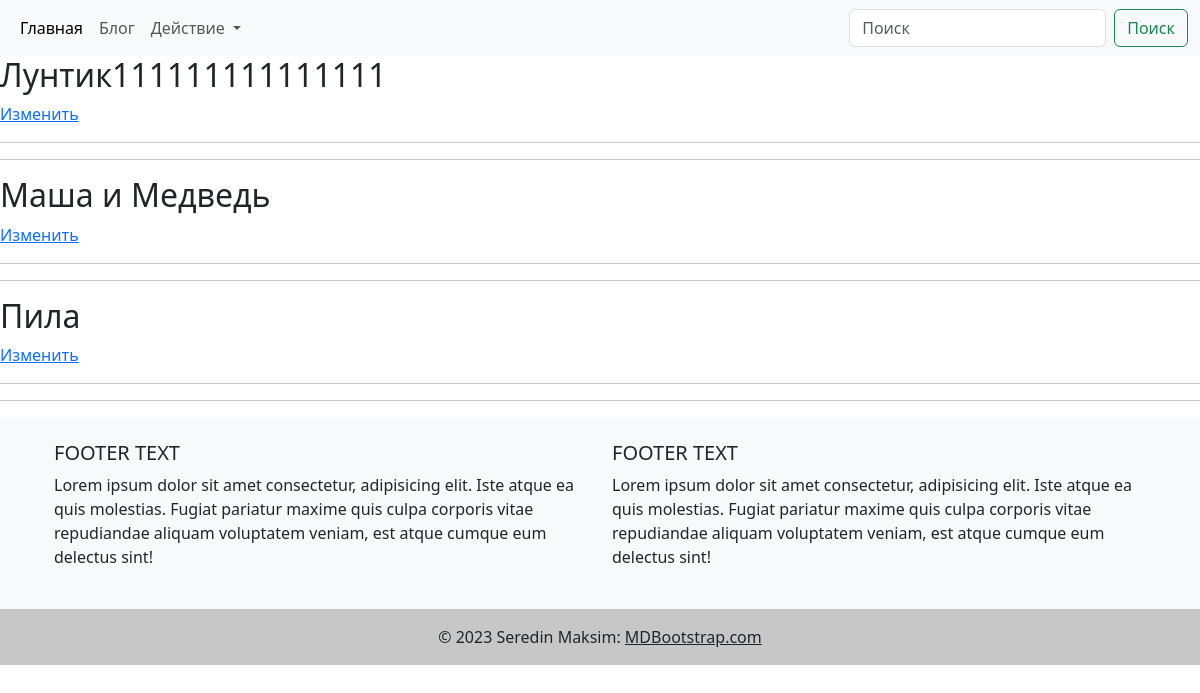
The app's page /update_list/ with its own data.
### tv_shows/models.py (models this page shows, shortened)
class TvShow(models.Model):
    CHOICE_ACT = (
        ('ДА', "ДА"),
        ('НЕТ', "НЕТ")
    )
    title = models.CharField(max_length=100)
    description = models.TextField()
    image = models.FileField(upload_to='film/', null=True)
    act = models.CharField(max_length=100, choices=CHOICE_ACT)
    cost = models.PositiveIntegerField()
    created_at = models.DateTimeField(auto_now_add=True)

### tv_shows/views.py (the view)
# urls.py: path('update_list/', views.UpdateShowView.as_view()),
class UpdateShowView(generic.ListView):
    template_name = 'crud/update_film_list.html'
    queryset = models.TvShow.objects.all()
    def get_queryset(self):
        return models.TvShow.objects.all()

### templates/crud/update_film_list.html
{% load static %}
{% include 'header.html' %}
<link rel="stylesheet" href="{% static 'css/style.css' %}">
 {% for i in object_list %}
        <h2>{{i.title}}</h2>
        <a href="/update_list/{{i.id}}/update/">Изменить</a>
        <hr>
        <hr>
{% endfor %}
{% include 'footer.html' %}

### static/css/style.css (style rules this page uses)
* { box-sizing: border-box; }

### records on screen
TvShow: title "Лунтик111111111111111"
TvShow: title "Маша и Медведь"
TvShow: title "Пила"
